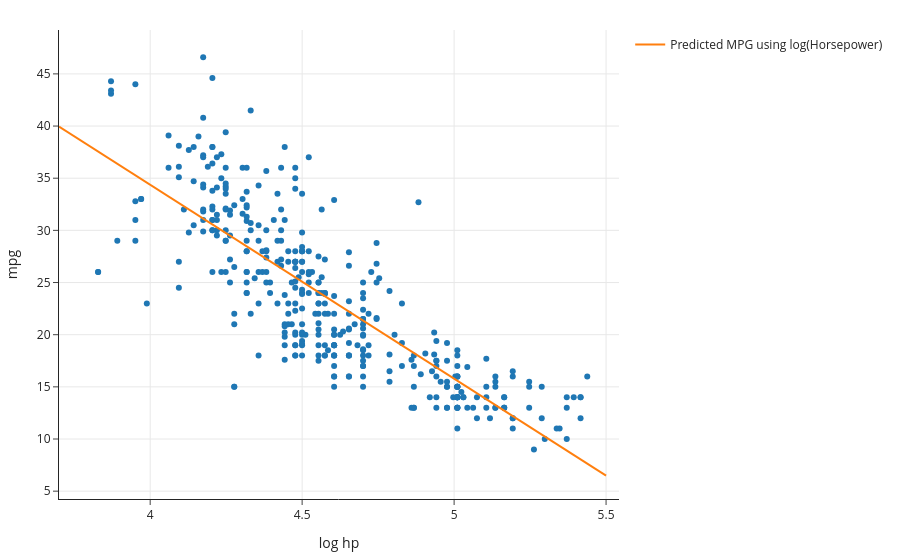

The notebook cell this image was saved under:
### Markdown cell above
What do our predictions look like now?

### Code cell
fig = px.scatter(mpg, x='log hp', y='mpg')
log_hp_points = pd.DataFrame({'log hp': [3.7, 5.5]})
fig = px.scatter(mpg, x='log hp', y='mpg')
fig.add_trace(go.Scatter(
    x=log_hp_points['log hp'],
    y=car_model_log.predict(log_hp_points),
    mode='lines',
    name='Predicted MPG using log(Horsepower)'
))

### Figure 1 — Plotly figure (JSON) as saved in the notebook; plotly's stock layout.template omitted (floating-point values rounded to 4 significant figures; data arrays with more than 128 entries replaced by an {"elided": "..."} marker saying what was removed)
{"data": [{"hovertemplate": "log hp=%{x}<br>mpg=%{y}<extra></extra>", "legendgroup": "", "marker": {"color": "#1F77B4", "symbol": "circle"}, "mode": "markers", "name": "", "orientation": "v", "showlegend": false, "type": "scatter", "x": {"elided": "392 float values"}, "xaxis": "x", "y": {"elided": "392 float values"}, "yaxis": "y"}, {"mode": "lines", "name": "Predicted MPG using log(Horsepower)", "type": "scatter", "x": [3.7, 5.5], "y": [39.95, 6.498]}], "layout": {"legend": {"tracegroupgap": 0}, "xaxis": {"anchor": "y", "domain": [0, 1], "title": {"text": "log hp"}}, "yaxis": {"anchor": "x", "domain": [0, 1], "title": {"text": "mpg"}}}}
